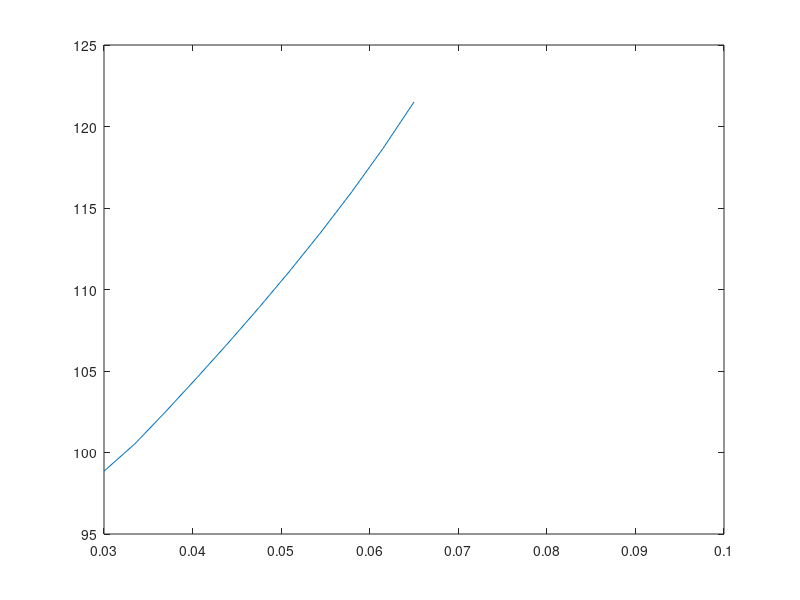
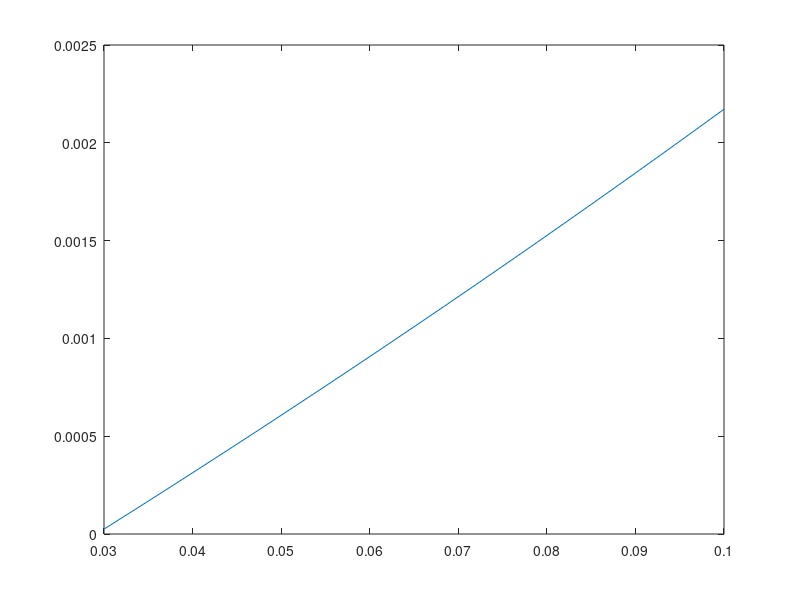

Write MATLAB code to recreate these figures, in order.
close all; clear;
%number of yis
n = 20;
y = 0.03:(0.1-0.03)/n:0.1;
Yr = y./(1-y);
Mw = 0.9*28.9+0.1*64;
V = 1500/Mw;%in kmol/h
Vs = 0.9*V;

Yentry = 0.111;
Yexit = 0.03;

Xentry = 0;
xeqbm = [0 0.562 1.403 2.8 4.22 8.42 14.03 19.65 27.9]*10^(-4);
yeqbm = [0 0.792 2.23 6.19 10.65 25.9 47.3 68.5 104]*(10^(-3));
ky = 0.075;
kx = 1.25;
X = xeqbm./(1-xeqbm);
Y = yeqbm./(1-yeqbm);
PP =  spline(Y,X);

%function having the slope -kx/ky intersecting the eqbm curve

Xexit = ppval(PP,Yentry);
Lsmin = Vs*(Yentry-Yexit)/(Xexit-Xentry);
Ls = 1.25*Lsmin;

pp = spline(yeqbm,xeqbm);

Xr  = Vs/Ls.*(Yr - Yexit);
x = Xr./(1+Xr);
yi = y;
for i = 1:11
    func = @(val) (-1*ky/kx.*(val-y(i)) + x(i)) - ppval(pp,val);
    yi(i) = fsolve(func,0);
end
func_val = 1./((1-y).^2.*(y-yi));
AUC = trapz(y,func_val);
H = AUC*(Vs/(ky*3600))/0.781;
plot(y,func_val);
figure();
plot(y,x);